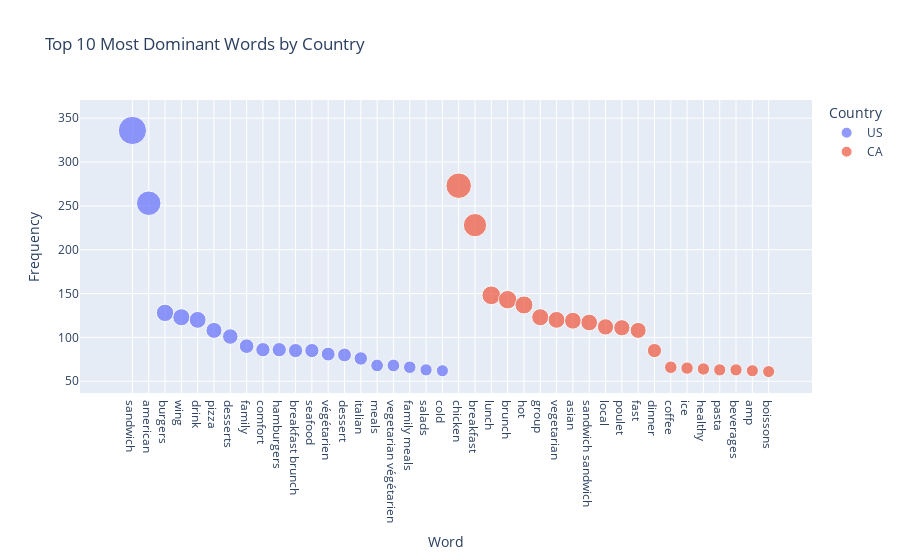

Write notebook code for a chart like this one.
### Code cell
import plotly.express as px

# Create an interactive scatter plot
fig = px.scatter(
    top_words_df,
    x='word',
    y='count',
    size='count',
    color='country',
    hover_name='word',
    hover_data={'count': True, 'country': True},
    title='Top 10 Most Dominant Words by Country',
    labels={'word': 'Word', 'count': 'Frequency'}
)

# Update layout to add a legend and adjust the appearance
fig.update_layout(
    legend_title='Country',
    xaxis_title='Word',
    yaxis_title='Frequency',
    xaxis=dict(tickmode='linear'),
    showlegend=True
)

# Show the plot
fig.show()

### Figure 1 — Plotly figure (JSON) as saved in the notebook; plotly's stock layout.template omitted (floating-point values rounded to 4 significant figures)
{"data": [{"customdata": [["US"], ["US"], ["US"], ["US"], ["US"], ["US"], ["US"], ["US"], ["US"], ["US"], ["US"], ["US"], ["US"], ["US"], ["US"], ["US"], ["US"], ["US"], ["US"], ["US"]], "hovertemplate": "<b>%{hovertext}</b><br><br>country=%{customdata[0]}<br>Word=%{x}<br>Frequency=%{marker.size}<extra></extra>", "hovertext": ["sandwich", "american", "burgers", "wing", "drink", "pizza", "desserts", "family", "comfort", "hamburgers", "breakfast brunch", "seafood", "végétarien", "dessert", "italian", "meals", "vegetarian végétarien", "family meals", "salads", "cold"], "legendgroup": "US", "marker": {"color": "#636efa", "size": [336, 253, 128, 123, 120, 108, 101, 90, 86, 86, 85, 85, 81, 80, 76, 68, 68, 66, 63, 62], "sizemode": "area", "sizeref": 0.84, "symbol": "circle"}, "mode": "markers", "name": "US", "orientation": "v", "showlegend": true, "type": "scatter", "x": ["sandwich", "american", "burgers", "wing", "drink", "pizza", "desserts", "family", "comfort", "hamburgers", "breakfast brunch", "seafood", "végétarien", "dessert", "italian", "meals", "vegetarian végétarien", "family meals", "salads", "cold"], "xaxis": "x", "y": [336, 253, 128, 123, 120, 108, 101, 90, 86, 86, 85, 85, 81, 80, 76, 68, 68, 66, 63, 62], "yaxis": "y"}, {"customdata": [["CA"], ["CA"], ["CA"], ["CA"], ["CA"], ["CA"], ["CA"], ["CA"], ["CA"], ["CA"], ["CA"], ["CA"], ["CA"], ["CA"], ["CA"], ["CA"], ["CA"], ["CA"], ["CA"], ["CA"]], "hovertemplate": "<b>%{hovertext}</b><br><br>country=%{customdata[0]}<br>Word=%{x}<br>Frequency=%{marker.size}<extra></extra>", "hovertext": ["chicken", "breakfast", "lunch", "brunch", "hot", "group", "vegetarian", "asian", "sandwich sandwich", "local", "poulet", "fast", "dinner", "coffee", "ice", "healthy", "pasta", "beverages", "amp", "boissons"], "legendgroup": "CA", "marker": {"color": "#EF553B", "size": [273, 228, 148, 143, 137, 123, 120, 119, 117, 112, 111, 108, 85, 66, 65, 64, 63, 63, 62, 61], "sizemode": "area", "sizeref": 0.84, "symbol": "circle"}, "mode": "markers", "name": "CA", "orientation": "v", "showlegend": true, "type": "scatter", "x": ["chicken", "breakfast", "lunch", "brunch", "hot", "group", "vegetarian", "asian", "sandwich sandwich", "local", "poulet", "fast", "dinner", "coffee", "ice", "healthy", "pasta", "beverages", "amp", "boissons"], "xaxis": "x", "y": [273, 228, 148, 143, 137, 123, 120, 119, 117, 112, 111, 108, 85, 66, 65, 64, 63, 63, 62, 61], "yaxis": "y"}], "layout": {"legend": {"itemsizing": "constant", "title": {"text": "Country"}, "tracegroupgap": 0}, "showlegend": true, "title": {"text": "Top 10 Most Dominant Words by Country"}, "xaxis": {"anchor": "y", "domain": [0, 1], "tickmode": "linear", "title": {"text": "Word"}}, "yaxis": {"anchor": "x", "domain": [0, 1], "title": {"text": "Frequency"}}}}
